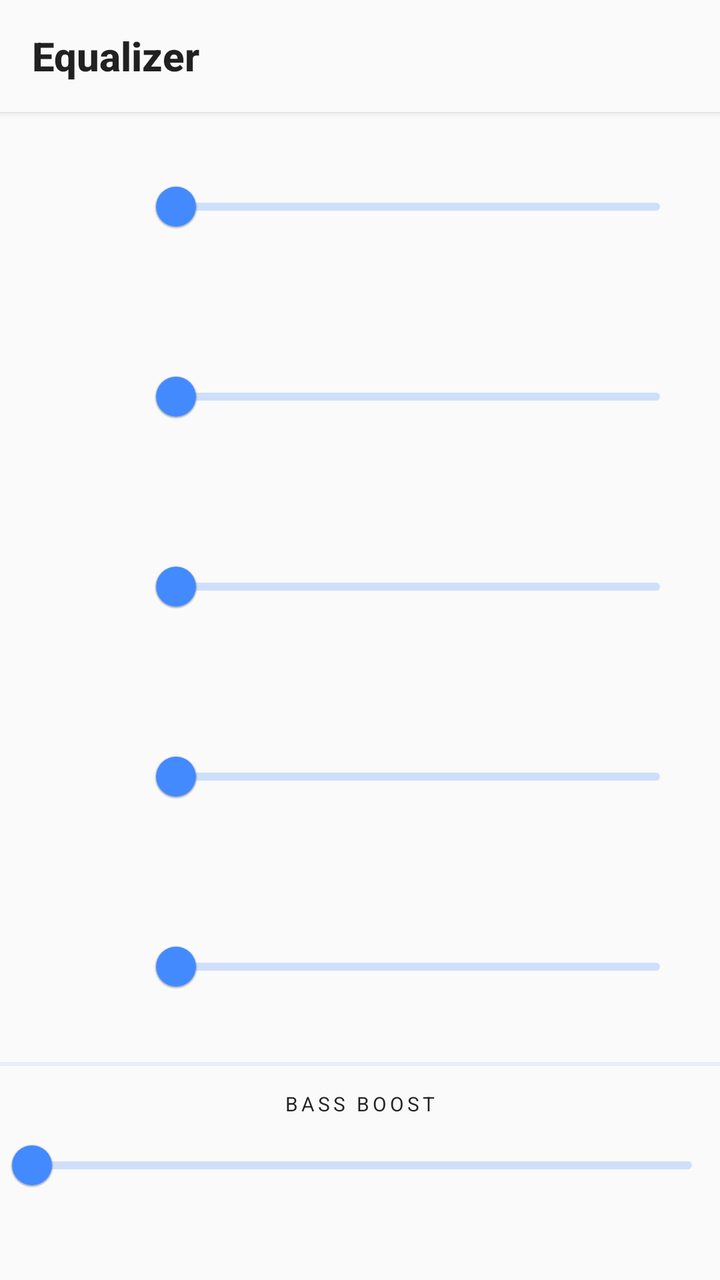
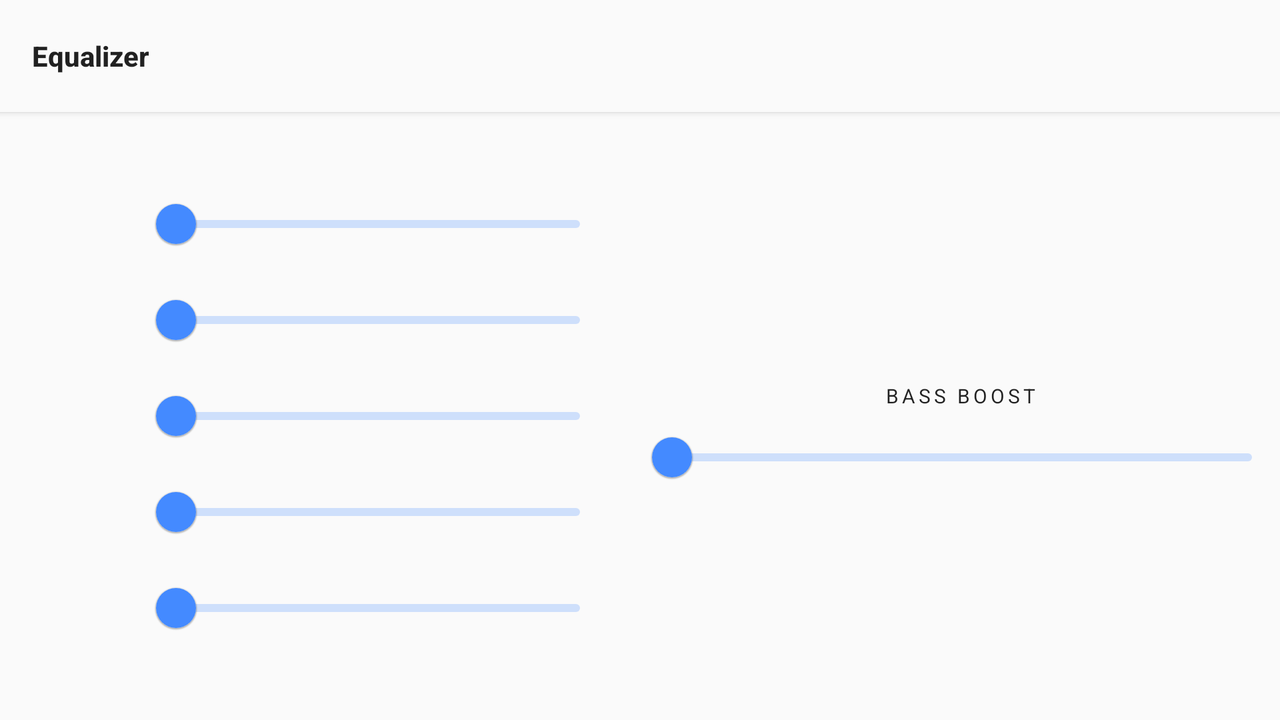

Two renders of one Android screen. The first uses the default layout on a phone; the second uses the alternative layout the repository ships for a different screen configuration, on a matching device. The two XML files are below.
<!-- AndroidManifest.xml: application theme BaseTheme -->
<!-- res/layout/fragment_equalizer.xml -->
<?xml version="1.0" encoding="utf-8"?>
<LinearLayout xmlns:android="http://schemas.android.com/apk/res/android"
    xmlns:app="http://schemas.android.com/apk/res-auto"
    android:id="@+id/visualLinearLayout"
    android:layout_width="match_parent"
    android:layout_height="match_parent"
    android:background="@color/windowBackground"
    android:clickable="true"
    android:focusable="true"
    android:orientation="vertical">

    <androidx.appcompat.widget.Toolbar
        android:id="@+id/eq_toolbar"
        android:layout_width="match_parent"
        android:layout_height="?attr/actionBarSize"
        android:background="@color/windowBackground"
        android:elevation="2dp"
        android:theme="@style/ToolbarStyle"
        app:collapseIcon="@drawable/ic_navigate_before"
        app:navigationIcon="@drawable/ic_navigate_before"
        app:subtitleTextAppearance="@style/ToolbarStyle.Subtitle"
        app:title="@string/equalizer"
        app:titleTextAppearance="@style/ToolbarStyle.Title"
        app:titleTextColor="?android:attr/textColorPrimary" />

    <LinearLayout
        android:layout_width="match_parent"
        android:layout_height="0dp"
        android:layout_weight="1"
        android:orientation="horizontal">

        <TextView
            android:id="@+id/freq0"
            android:layout_width="@dimen/preset_dim"
            android:layout_height="wrap_content"
            android:layout_gravity="center"
            android:layout_marginStart="16dp"
            android:gravity="center_horizontal"
            android:padding="4dp"
            android:textAlignment="center"
            android:textColor="?android:attr/textColorPrimary" />

        <com.google.android.material.slider.Slider
            android:id="@+id/slider0"
            android:layout_width="match_parent"
            android:layout_height="wrap_content"
            android:layout_gravity="center"
            android:layout_marginEnd="16dp"
            android:minHeight="0dp" />
    </LinearLayout>

    <LinearLayout
        android:layout_width="match_parent"
        android:layout_height="0dp"
        android:layout_weight="1"
        android:orientation="horizontal">

        <TextView
            android:id="@+id/freq1"
            android:layout_width="@dimen/preset_dim"
            android:layout_height="wrap_content"
            android:layout_gravity="center"
            android:layout_marginStart="16dp"
            android:gravity="center_horizontal"
            android:padding="4dp"
            android:textAlignment="center"
            android:textColor="?android:attr/textColorPrimary" />

        <com.google.android.material.slider.Slider
            android:id="@+id/slider1"
            android:layout_width="match_parent"
            android:layout_height="wrap_content"
            android:layout_gravity="center"
            android:layout_marginEnd="16dp"
            android:minHeight="0dp" />
    </LinearLayout>


    <LinearLayout
        android:layout_width="match_parent"
        android:layout_height="0dp"
        android:layout_weight="1"
        android:orientation="horizontal">

        <TextView
            android:id="@+id/freq2"
            android:layout_width="@dimen/preset_dim"
            android:layout_height="wrap_content"
            android:layout_gravity="center"
            android:layout_marginStart="16dp"
            android:gravity="center_horizontal"
            android:padding="4dp"
            android:textAlignment="center"
            android:textColor="?android:attr/textColorPrimary" />

        <com.google.android.material.slider.Slider
            android:id="@+id/slider2"
            android:layout_width="match_parent"
            android:layout_height="wrap_content"
            android:layout_gravity="center"
            android:layout_marginEnd="16dp"
            android:minHeight="0dp" />
    </LinearLayout>


    <LinearLayout
        android:layout_width="match_parent"
        android:layout_height="0dp"
        android:layout_weight="1"
        android:orientation="horizontal">

        <TextView
            android:id="@+id/freq3"
            android:layout_width="@dimen/preset_dim"
            android:layout_height="wrap_content"
            android:layout_gravity="center"
            android:layout_marginStart="16dp"
            android:gravity="center_horizontal"
            android:padding="4dp"
            android:textAlignment="center"
            android:textColor="?android:attr/textColorPrimary" />

        <com.google.android.material.slider.Slider
            android:id="@+id/slider3"
            android:layout_width="match_parent"
            android:layout_height="wrap_content"
            android:layout_gravity="center"
            android:layout_marginEnd="16dp"
            android:minHeight="0dp" />
    </LinearLayout>

    <LinearLayout
        android:layout_width="match_parent"
        android:layout_height="0dp"
        android:layout_weight="1"
        android:orientation="horizontal">

        <TextView
            android:id="@+id/freq4"
            android:layout_width="@dimen/preset_dim"
            android:layout_height="wrap_content"
            android:layout_gravity="center"
            android:layout_marginStart="16dp"
            android:gravity="center_horizontal"
            android:padding="4dp"
            android:textAlignment="center"
            android:textColor="?android:attr/textColorPrimary" />

        <com.google.android.material.slider.Slider
            android:id="@+id/slider4"
            android:layout_width="match_parent"
            android:layout_height="wrap_content"
            android:layout_gravity="center"
            android:layout_marginEnd="16dp"
            android:minHeight="0dp" />
    </LinearLayout>

    <View
        android:layout_width="match_parent"
        android:layout_height="1dp"
        android:alpha="0.10"
        android:background="?attr/colorPrimary" />

    <androidx.recyclerview.widget.RecyclerView
        android:id="@+id/presets"
        android:layout_width="match_parent"
        android:layout_height="wrap_content"
        android:orientation="horizontal"
        app:layoutManager="androidx.recyclerview.widget.LinearLayoutManager" />

    <View
        android:layout_width="match_parent"
        android:layout_height="1dp"
        android:layout_marginBottom="8dp"
        android:alpha="0.10"
        android:background="?attr/colorPrimary" />

    <LinearLayout
        android:layout_width="match_parent"
        android:layout_height="0dp"
        android:layout_marginTop="4dp"
        android:layout_weight="1"
        android:orientation="vertical">

        <TextView
            android:layout_width="wrap_content"
            android:layout_height="wrap_content"
            android:layout_gravity="center_horizontal"
            android:text="@string/equalizer_bb"
            android:textAlignment="center"
            android:textAppearance="@style/TextAppearance.MaterialComponents.Overline"
            android:textColor="?android:attr/textColorPrimary" />

        <com.google.android.material.slider.Slider
            android:id="@+id/sliderBass"
            android:layout_width="match_parent"
            android:layout_height="wrap_content"
            android:minHeight="0dp"
            android:valueTo="1000" />
    </LinearLayout>

</LinearLayout>
<!-- resources referenced by this layout -->
<resources>
  <color name="windowBackground">#fafafa</color>
  <dimen name="preset_dim">56dp</dimen>
  <string name="equalizer">Equalizer</string>
  <string name="equalizer_bb">Bass boost</string>
  <style name="ToolbarStyle" parent="ThemeOverlay.MaterialComponents.ActionBar">
          <item name="searchViewStyle">@style/SearchViewStyle</item>
      </style>
  <style name="ToolbarStyle.Subtitle" parent="@style/TextAppearance.Widget.AppCompat.Toolbar.Subtitle" />
  <style name="ToolbarStyle.Title" parent="@style/TextAppearance.Widget.AppCompat.Toolbar.Title">
          <item name="android:textStyle">bold</item>
      </style>
  <!-- from res/values-v27/ -->
  <style name="BaseTheme" parent="Theme.MaterialComponents.DayNight.NoActionBar">
          <item name="android:windowAnimationStyle">@style/WindowAnimationTransition</item>
          <item name="indicatorFastScrollerStyle">@style/FastScrollerColorFull</item>
          <item name="preferenceTheme">@style/PrefTheme</item>
          <item name="popupMenuStyle">@style/PopupMenu</item>
          <item name="alertDialogTheme">@style/DialogsStyle</item>
          <item name="android:windowBackground">@color/windowBackground</item>
          <item name="android:statusBarColor">@color/windowBackground</item>
          <item name="android:navigationBarColor">@color/windowBackground</item>
          <item name="colorPrimary">@color/blue</item>
          <item name="colorSecondary">@color/blue</item>
          <item name="android:windowLightStatusBar">true</item>
          <item name="android:windowLightNavigationBar">true</item>
      </style>
  <style name="SearchViewStyle" parent="Widget.AppCompat.SearchView.ActionBar">
          <item name="searchIcon">@drawable/ic_search</item>
      </style>
  <style name="WindowAnimationTransition">
          <item name="android:windowEnterAnimation">@android:anim/fade_in</item>
          <item name="android:windowExitAnimation">@android:anim/fade_out</item>
      </style>
  <style name="FastScrollerColorFull" parent="Widget.IndicatorFastScroll.FastScroller">
          <item name="android:textColor">@color/pressed_selector</item>
          <item name="android:textAppearance">@style/FastScrollerTextStyle</item>
      </style>
  <style name="PrefTheme" parent="PreferenceThemeOverlay">
          <item name="android:scrollbars">none</item>
      </style>
  <style name="PopupMenu" parent="@style/Widget.MaterialComponents.PopupMenu">
          <item name="android:popupElevation">2dp</item>
      </style>
  <style name="DialogsStyle" parent="Theme.MaterialComponents.DayNight.Dialog">
          <item name="colorBackgroundFloating">@color/dialogsBackground</item>
          <item name="android:windowTitleStyle">@style/DialogsStyle.Title</item>
          <item name="dialogCornerRadius">@dimen/md_corner_radius</item>
          <item name="colorPrimary">@color/widgetsColor</item>
          <item name="colorSecondary">@color/widgetsColor</item>
      </style>
  <color name="blue">#448aff</color>
  <style name="FastScrollerTextStyle" parent="@android:style/TextAppearance.Material.Caption">
          <item name="android:textStyle">bold</item>
      </style>
  <color name="dialogsBackground">@color/windowBackground</color>
  <style name="DialogsStyle.Title" parent="@android:style/TextAppearance.Material.Title">
          <item name="android:textStyle">bold</item>
      </style>
  <dimen name="md_corner_radius">16dp</dimen>
  <color name="widgetsColor">#212121</color>
</resources>
<!-- res/layout-land/fragment_equalizer.xml (the author's variant of the layout above) -->
<!-- drawn on the phone turned sideways -->
<?xml version="1.0" encoding="utf-8"?>
<LinearLayout xmlns:android="http://schemas.android.com/apk/res/android"
    xmlns:app="http://schemas.android.com/apk/res-auto"
    android:id="@+id/visualLinearLayout"
    android:layout_width="match_parent"
    android:layout_height="match_parent"
    android:background="@color/windowBackground"
    android:clickable="true"
    android:focusable="true"
    android:orientation="vertical">

    <androidx.appcompat.widget.Toolbar
        android:id="@+id/eq_toolbar"
        android:layout_width="match_parent"
        android:layout_height="?attr/actionBarSize"
        android:background="@color/windowBackground"
        android:elevation="2dp"
        android:theme="@style/ToolbarStyle"
        app:collapseIcon="@drawable/ic_navigate_before"
        app:navigationIcon="@drawable/ic_navigate_before"
        app:subtitleTextAppearance="@style/ToolbarStyle.Subtitle"
        app:title="@string/equalizer"
        app:titleTextAppearance="@style/ToolbarStyle.Title" />

    <LinearLayout
        android:layout_width="match_parent"
        android:layout_height="match_parent"
        android:baselineAligned="false"
        android:orientation="horizontal">

        <LinearLayout
            android:layout_width="0dp"
            android:layout_height="match_parent"
            android:layout_weight="1"
            android:gravity="center"
            android:orientation="vertical">

            <LinearLayout
                android:layout_width="match_parent"
                android:layout_height="wrap_content"
                android:orientation="horizontal">

                <TextView
                    android:id="@+id/freq0"
                    android:layout_width="@dimen/preset_dim"
                    android:layout_height="wrap_content"
                    android:layout_gravity="center"
                    android:layout_marginStart="16dp"
                    android:padding="4dp"
                    android:textAlignment="center"
                    android:textColor="?android:attr/textColorPrimary" />

                <com.google.android.material.slider.Slider
                    android:id="@+id/slider0"
                    android:layout_width="match_parent"
                    android:layout_height="wrap_content"
                    android:layout_gravity="center"
                    android:layout_marginEnd="16dp"
                    android:minHeight="0dp" />
            </LinearLayout>

            <LinearLayout
                android:layout_width="match_parent"
                android:layout_height="wrap_content"
                android:orientation="horizontal">

                <TextView
                    android:id="@+id/freq1"
                    android:layout_width="@dimen/preset_dim"
                    android:layout_height="wrap_content"
                    android:layout_gravity="center"
                    android:layout_marginStart="16dp"
                    android:padding="4dp"
                    android:textAlignment="center"
                    android:textColor="?android:attr/textColorPrimary" />

                <com.google.android.material.slider.Slider
                    android:id="@+id/slider1"
                    android:layout_width="match_parent"
                    android:layout_height="wrap_content"
                    android:layout_gravity="center"
                    android:layout_marginEnd="16dp"
                    android:minHeight="0dp" />
            </LinearLayout>

            <LinearLayout
                android:layout_width="match_parent"
                android:layout_height="wrap_content"
                android:orientation="horizontal">

                <TextView
                    android:id="@+id/freq2"
                    android:layout_width="@dimen/preset_dim"
                    android:layout_height="wrap_content"
                    android:layout_gravity="center"
                    android:layout_marginStart="16dp"
                    android:padding="4dp"
                    android:textAlignment="center"
                    android:textColor="?android:attr/textColorPrimary" />

                <com.google.android.material.slider.Slider
                    android:id="@+id/slider2"
                    android:layout_width="match_parent"
                    android:layout_height="wrap_content"
                    android:layout_gravity="center"
                    android:layout_marginEnd="16dp"
                    android:minHeight="0dp" />
            </LinearLayout>

            <LinearLayout
                android:layout_width="match_parent"
                android:layout_height="wrap_content"
                android:orientation="horizontal">

                <TextView
                    android:id="@+id/freq3"
                    android:layout_width="@dimen/preset_dim"
                    android:layout_height="wrap_content"
                    android:layout_gravity="center"
                    android:layout_marginStart="16dp"
                    android:padding="4dp"
                    android:textAlignment="center"
                    android:textColor="?android:attr/textColorPrimary" />

                <com.google.android.material.slider.Slider
                    android:id="@+id/slider3"
                    android:layout_width="match_parent"
                    android:layout_height="wrap_content"
                    android:layout_gravity="center"
                    android:layout_marginEnd="16dp"
                    android:minHeight="0dp" />
            </LinearLayout>

            <LinearLayout
                android:layout_width="match_parent"
                android:layout_height="wrap_content"
                android:orientation="horizontal">

                <TextView
                    android:id="@+id/freq4"
                    android:layout_width="@dimen/preset_dim"
                    android:layout_height="wrap_content"
                    android:layout_gravity="center"
                    android:layout_marginStart="16dp"
                    android:padding="4dp"
                    android:textAlignment="center"
                    android:textColor="?android:attr/textColorPrimary" />

                <com.google.android.material.slider.Slider
                    android:id="@+id/slider4"
                    android:layout_width="match_parent"
                    android:layout_height="wrap_content"
                    android:layout_gravity="center"
                    android:layout_marginEnd="16dp"
                    android:minHeight="0dp" />
            </LinearLayout>

        </LinearLayout>

        <LinearLayout
            android:layout_width="0dp"
            android:layout_height="match_parent"
            android:layout_weight="1"
            android:gravity="center"
            android:orientation="vertical">

            <androidx.recyclerview.widget.RecyclerView
                android:id="@+id/presets"
                android:layout_width="match_parent"
                android:layout_height="wrap_content"
                android:layout_marginBottom="24dp"
                android:orientation="horizontal"
                app:layoutManager="androidx.recyclerview.widget.LinearLayoutManager" />

            <LinearLayout
                android:layout_width="match_parent"
                android:layout_height="wrap_content"
                android:layout_marginTop="4dp"
                android:orientation="vertical">

                <TextView
                    android:layout_width="match_parent"
                    android:layout_height="wrap_content"
                    android:text="@string/equalizer_bb"
                    android:textAlignment="center"
                    android:textAppearance="@style/TextAppearance.MaterialComponents.Overline"
                    android:textColor="?android:attr/textColorPrimary" />

                <com.google.android.material.slider.Slider
                    android:id="@+id/sliderBass"
                    android:layout_width="match_parent"
                    android:layout_height="wrap_content"
                    android:minHeight="0dp"
                    android:valueTo="1000" />
            </LinearLayout>
        </LinearLayout>
    </LinearLayout>
</LinearLayout>
